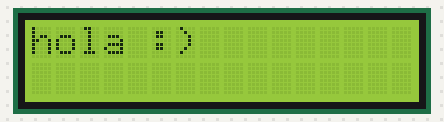
This sketch was run on a simulated Arduino Uno, built with avr-gcc and run on an emulated ATmega328P. Shown: 16×2 character LCD.

Above: at 0.1 s.
At 2.1 s:
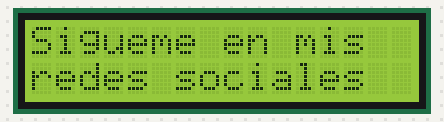
At 4.1 s:
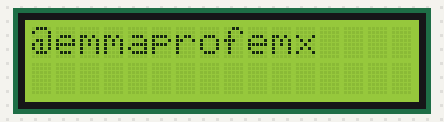

The sketch:

CODIGOLCD.ino
```cpp
#include <LiquidCrystal.h>

LiquidCrystal lcd(12, 11, 5, 4, 3, 2);

void setup() {
  lcd.begin(16, 2);
  lcd.print("hola :)");
  delay(2000);
}

void loop() {
  lcd.clear();
  lcd.print("Sigueme en mis");
  lcd.setCursor(0,1);
  lcd.print("redes sociales");
  delay(2000);
  lcd.clear();
  lcd.print("@emmaprofemx");
  delay(2000);
}
```

Measured:
- what the display in image 1 shows lasts 2.0 s, from 2.1 s to 4.1 s
